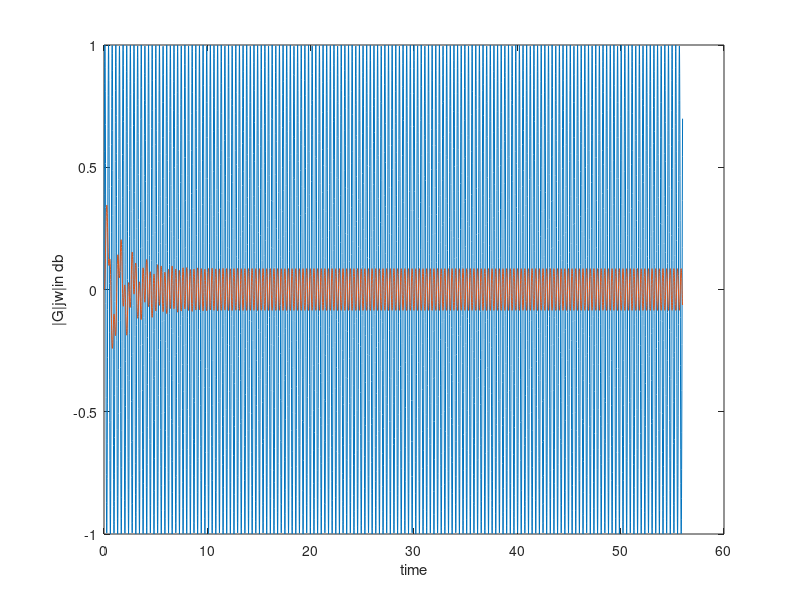

Recreate this plot in MATLAB. (Note: this script raises an error after producing the figure.)
clc
clear
load('dataForSineSweepID.mat')
u_inp=inputMat(10,1:end);
y_out=outputMat(10,1:end);
time=(0:0.0112:55.9888);
% u_db=20*log10(u_inp);
% y_db=20*log10(y_out);
plot(time,u_inp, time,y_out);
ylabel('|G|jw|in db');
xlabel('time');

gains=[1.037 1.083 1.169 1.3509 1.98 5.02 1.1128 0.39 0.17 0.085];
gainindB=20.*log10(gains);
T=(2.*pi./ freqVec);
tau=[0.065 0.037 0.045 0.09 0.3 0.41 0.45 0.35 0.26 0.19];
phases=(-pi./(T./2)).*tau.*180./pi;

figure
nexttile
semilogx(freqVec,gainindB,'Bo');
hold on;
semilodx(freqVec,phases,'Bo');

